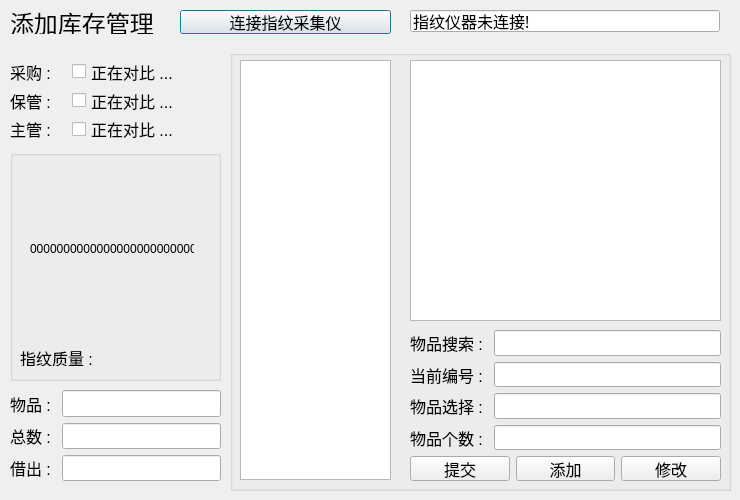
<?xml version="1.0" encoding="UTF-8"?>
<ui version="4.0">
 <class>stockAddDialog</class>
 <widget class="QDialog" name="stockAddDialog">
  <property name="geometry">
   <rect>
    <x>0</x>
    <y>0</y>
    <width>740</width>
    <height>500</height>
   </rect>
  </property>
  <property name="windowTitle">
   <string>stockAddDialog</string>
  </property>
  <widget class="QLineEdit" name="lineEdit">
   <property name="geometry">
    <rect>
     <x>410</x>
     <y>10</y>
     <width>310</width>
     <height>22</height>
    </rect>
   </property>
   <property name="maximumSize">
    <size>
     <width>310</width>
     <height>16777215</height>
    </size>
   </property>
   <property name="font">
    <font>
     <family>宋体</family>
     <pointsize>12</pointsize>
    </font>
   </property>
   <property name="text">
    <string>指纹仪器未连接!</string>
   </property>
   <property name="readOnly">
    <bool>false</bool>
   </property>
  </widget>
  <widget class="QGroupBox" name="groupBox">
   <property name="geometry">
    <rect>
     <x>10</x>
     <y>150</y>
     <width>211</width>
     <height>231</height>
    </rect>
   </property>
   <property name="title">
    <string/>
   </property>
   <widget class="QLabel" name="label_2">
    <property name="geometry">
     <rect>
      <x>20</x>
      <y>10</y>
      <width>164</width>
      <height>178</height>
     </rect>
    </property>
    <property name="font">
     <font>
      <pointsize>9</pointsize>
     </font>
    </property>
    <property name="text">
     <string>00000000000000000000000000</string>
    </property>
   </widget>
   <widget class="QLabel" name="label_3">
    <property name="geometry">
     <rect>
      <x>10</x>
      <y>200</y>
      <width>191</width>
      <height>16</height>
     </rect>
    </property>
    <property name="font">
     <font>
      <pointsize>12</pointsize>
     </font>
    </property>
    <property name="text">
     <string>指纹质量 : </string>
    </property>
   </widget>
  </widget>
  <widget class="QLabel" name="label">
   <property name="geometry">
    <rect>
     <x>10</x>
     <y>10</y>
     <width>144</width>
     <height>24</height>
    </rect>
   </property>
   <property name="font">
    <font>
     <pointsize>18</pointsize>
    </font>
   </property>
   <property name="text">
    <string>添加库存管理</string>
   </property>
  </widget>
  <widget class="QWidget" name="layoutWidget">
   <property name="geometry">
    <rect>
     <x>10</x>
     <y>60</y>
     <width>211</width>
     <height>80</height>
    </rect>
   </property>
   <layout class="QVBoxLayout" name="verticalLayout">
    <item>
     <layout class="QHBoxLayout" name="horizontalLayout">
      <item>
       <widget class="QLabel" name="label_4">
        <property name="maximumSize">
         <size>
          <width>56</width>
          <height>16777215</height>
         </size>
        </property>
        <property name="font">
         <font>
          <pointsize>12</pointsize>
         </font>
        </property>
        <property name="text">
         <string>采购 : </string>
        </property>
       </widget>
      </item>
      <item>
       <widget class="QCheckBox" name="checkBox_1">
        <property name="font">
         <font>
          <pointsize>12</pointsize>
         </font>
        </property>
        <property name="text">
         <string>正在对比 ...</string>
        </property>
       </widget>
      </item>
     </layout>
    </item>
    <item>
     <layout class="QHBoxLayout" name="horizontalLayout_2">
      <item>
       <widget class="QLabel" name="label_5">
        <property name="maximumSize">
         <size>
          <width>56</width>
          <height>16777215</height>
         </size>
        </property>
        <property name="font">
         <font>
          <pointsize>12</pointsize>
         </font>
        </property>
        <property name="text">
         <string>保管 : </string>
        </property>
       </widget>
      </item>
      <item>
       <widget class="QCheckBox" name="checkBox_2">
        <property name="font">
         <font>
          <pointsize>12</pointsize>
         </font>
        </property>
        <property name="text">
         <string>正在对比 ...</string>
        </property>
       </widget>
      </item>
     </layout>
    </item>
    <item>
     <layout class="QHBoxLayout" name="horizontalLayout_3">
      <item>
       <widget class="QLabel" name="label_6">
        <property name="maximumSize">
         <size>
          <width>56</width>
          <height>16777215</height>
         </size>
        </property>
        <property name="font">
         <font>
          <pointsize>12</pointsize>
         </font>
        </property>
        <property name="text">
         <string>主管 : </string>
        </property>
       </widget>
      </item>
      <item>
       <widget class="QCheckBox" name="checkBox_3">
        <property name="font">
         <font>
          <pointsize>12</pointsize>
         </font>
        </property>
        <property name="text">
         <string>正在对比 ...</string>
        </property>
       </widget>
      </item>
     </layout>
    </item>
   </layout>
  </widget>
  <widget class="QWidget" name="layoutWidget_2">
   <property name="geometry">
    <rect>
     <x>10</x>
     <y>390</y>
     <width>211</width>
     <height>91</height>
    </rect>
   </property>
   <layout class="QVBoxLayout" name="verticalLayout_2">
    <item>
     <layout class="QHBoxLayout" name="horizontalLayout_9">
      <item>
       <widget class="QLabel" name="label_11">
        <property name="maximumSize">
         <size>
          <width>56</width>
          <height>16777215</height>
         </size>
        </property>
        <property name="font">
         <font>
          <pointsize>12</pointsize>
         </font>
        </property>
        <property name="text">
         <string>物品 : </string>
        </property>
       </widget>
      </item>
      <item>
       <widget class="QLineEdit" name="lineEdit_6">
        <property name="font">
         <font>
          <family>宋体</family>
          <pointsize>12</pointsize>
         </font>
        </property>
        <property name="text">
         <string/>
        </property>
        <property name="readOnly">
         <bool>false</bool>
        </property>
       </widget>
      </item>
     </layout>
    </item>
    <item>
     <layout class="QHBoxLayout" name="horizontalLayout_8">
      <item>
       <widget class="QLabel" name="label_10">
        <property name="maximumSize">
         <size>
          <width>56</width>
          <height>16777215</height>
         </size>
        </property>
        <property name="font">
         <font>
          <pointsize>12</pointsize>
         </font>
        </property>
        <property name="text">
         <string>总数 : </string>
        </property>
       </widget>
      </item>
      <item>
       <widget class="QLineEdit" name="lineEdit_7">
        <property name="font">
         <font>
          <family>宋体</family>
          <pointsize>12</pointsize>
         </font>
        </property>
        <property name="text">
         <string/>
        </property>
        <property name="readOnly">
         <bool>false</bool>
        </property>
       </widget>
      </item>
     </layout>
    </item>
    <item>
     <layout class="QHBoxLayout" name="horizontalLayout_10">
      <item>
       <widget class="QLabel" name="label_12">
        <property name="maximumSize">
         <size>
          <width>56</width>
          <height>16777215</height>
         </size>
        </property>
        <property name="font">
         <font>
          <pointsize>12</pointsize>
         </font>
        </property>
        <property name="text">
         <string>借出 : </string>
        </property>
       </widget>
      </item>
      <item>
       <widget class="QLineEdit" name="lineEdit_8">
        <property name="font">
         <font>
          <family>宋体</family>
          <pointsize>12</pointsize>
         </font>
        </property>
        <property name="text">
         <string/>
        </property>
        <property name="readOnly">
         <bool>false</bool>
        </property>
       </widget>
      </item>
     </layout>
    </item>
   </layout>
  </widget>
  <widget class="QPushButton" name="pushButton">
   <property name="geometry">
    <rect>
     <x>180</x>
     <y>10</y>
     <width>211</width>
     <height>24</height>
    </rect>
   </property>
   <property name="font">
    <font>
     <pointsize>12</pointsize>
    </font>
   </property>
   <property name="text">
    <string>连接指纹采集仪</string>
   </property>
  </widget>
  <widget class="QGroupBox" name="groupBox_2">
   <property name="geometry">
    <rect>
     <x>230</x>
     <y>50</y>
     <width>501</width>
     <height>441</height>
    </rect>
   </property>
   <property name="title">
    <string/>
   </property>
   <widget class="QTableView" name="tableView">
    <property name="geometry">
     <rect>
      <x>10</x>
      <y>10</y>
      <width>151</width>
      <height>420</height>
     </rect>
    </property>
   </widget>
   <widget class="QWidget" name="layoutWidget_3">
    <property name="geometry">
     <rect>
      <x>180</x>
      <y>280</y>
      <width>311</width>
      <height>151</height>
     </rect>
    </property>
    <layout class="QVBoxLayout" name="verticalLayout_3">
     <item>
      <layout class="QHBoxLayout" name="horizontalLayout_4">
       <item>
        <widget class="QLabel" name="label_7">
         <property name="maximumSize">
          <size>
           <width>88</width>
           <height>16777215</height>
          </size>
         </property>
         <property name="font">
          <font>
           <pointsize>12</pointsize>
          </font>
         </property>
         <property name="text">
          <string>物品搜索 : </string>
         </property>
        </widget>
       </item>
       <item>
        <widget class="QLineEdit" name="lineEdit_2">
         <property name="font">
          <font>
           <family>宋体</family>
           <pointsize>12</pointsize>
          </font>
         </property>
         <property name="text">
          <string/>
         </property>
         <property name="readOnly">
          <bool>false</bool>
         </property>
        </widget>
       </item>
      </layout>
     </item>
     <item>
      <layout class="QHBoxLayout" name="horizontalLayout_11">
       <item>
        <widget class="QLabel" name="label_13">
         <property name="maximumSize">
          <size>
           <width>88</width>
           <height>16777215</height>
          </size>
         </property>
         <property name="font">
          <font>
           <pointsize>12</pointsize>
          </font>
         </property>
         <property name="text">
          <string>当前编号 : </string>
         </property>
        </widget>
       </item>
       <item>
        <widget class="QLineEdit" name="lineEdit_3">
         <property name="font">
          <font>
           <family>宋体</family>
           <pointsize>12</pointsize>
          </font>
         </property>
         <property name="text">
          <string/>
         </property>
         <property name="readOnly">
          <bool>false</bool>
         </property>
        </widget>
       </item>
      </layout>
     </item>
     <item>
      <layout class="QHBoxLayout" name="horizontalLayout_5">
       <item>
        <widget class="QLabel" name="label_8">
         <property name="maximumSize">
          <size>
           <width>88</width>
           <height>16777215</height>
          </size>
         </property>
         <property name="font">
          <font>
           <pointsize>12</pointsize>
          </font>
         </property>
         <property name="text">
          <string>物品选择 : </string>
         </property>
        </widget>
       </item>
       <item>
        <widget class="QLineEdit" name="lineEdit_4">
         <property name="font">
          <font>
           <family>宋体</family>
           <pointsize>12</pointsize>
          </font>
         </property>
         <property name="text">
          <string/>
         </property>
         <property name="readOnly">
          <bool>false</bool>
         </property>
        </widget>
       </item>
      </layout>
     </item>
     <item>
      <layout class="QHBoxLayout" name="horizontalLayout_6">
       <item>
        <widget class="QLabel" name="label_9">
         <property name="maximumSize">
          <size>
           <width>88</width>
           <height>16777215</height>
          </size>
         </property>
         <property name="font">
          <font>
           <pointsize>12</pointsize>
          </font>
         </property>
         <property name="text">
          <string>物品个数 : </string>
         </property>
        </widget>
       </item>
       <item>
        <widget class="QLineEdit" name="lineEdit_5">
         <property name="font">
          <font>
           <family>宋体</family>
           <pointsize>12</pointsize>
          </font>
         </property>
         <property name="text">
          <string/>
         </property>
         <property name="readOnly">
          <bool>false</bool>
         </property>
        </widget>
       </item>
      </layout>
     </item>
     <item>
      <layout class="QHBoxLayout" name="horizontalLayout_7">
       <item>
        <widget class="QPushButton" name="pushButton_4">
         <property name="font">
          <font>
           <pointsize>12</pointsize>
          </font>
         </property>
         <property name="text">
          <string>提交</string>
         </property>
        </widget>
       </item>
       <item>
        <widget class="QPushButton" name="pushButton_2">
         <property name="font">
          <font>
           <pointsize>12</pointsize>
          </font>
         </property>
         <property name="text">
          <string>添加</string>
         </property>
        </widget>
       </item>
       <item>
        <widget class="QPushButton" name="pushButton_3">
         <property name="font">
          <font>
           <pointsize>12</pointsize>
          </font>
         </property>
         <property name="text">
          <string>修改</string>
         </property>
        </widget>
       </item>
      </layout>
     </item>
    </layout>
   </widget>
   <widget class="QTableWidget" name="tableWidget">
    <property name="geometry">
     <rect>
      <x>180</x>
      <y>10</y>
      <width>311</width>
      <height>261</height>
     </rect>
    </property>
   </widget>
  </widget>
  <zorder>groupBox_2</zorder>
  <zorder>lineEdit</zorder>
  <zorder>groupBox</zorder>
  <zorder>label</zorder>
  <zorder>layoutWidget</zorder>
  <zorder>layoutWidget_2</zorder>
  <zorder>pushButton</zorder>
 </widget>
 <resources/>
 <connections/>
</ui>
